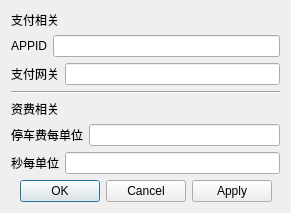
<?xml version="1.0" encoding="UTF-8"?>
<ui version="4.0">
 <class>settingDialog</class>
 <widget class="QDialog" name="settingDialog">
  <property name="geometry">
   <rect>
    <x>0</x>
    <y>0</y>
    <width>291</width>
    <height>206</height>
   </rect>
  </property>
  <property name="windowTitle">
   <string>Dialog</string>
  </property>
  <layout class="QVBoxLayout" name="verticalLayout">
   <item>
    <widget class="QLabel" name="label_3">
     <property name="text">
      <string>支付相关</string>
     </property>
    </widget>
   </item>
   <item>
    <layout class="QHBoxLayout" name="horizontalLayout_4">
     <item>
      <widget class="QLabel" name="label">
       <property name="text">
        <string>APPID</string>
       </property>
      </widget>
     </item>
     <item>
      <widget class="QLineEdit" name="leAppId"/>
     </item>
    </layout>
   </item>
   <item>
    <layout class="QHBoxLayout" name="horizontalLayout_3">
     <item>
      <widget class="QLabel" name="label_2">
       <property name="text">
        <string>支付网关</string>
       </property>
      </widget>
     </item>
     <item>
      <widget class="QLineEdit" name="leNetGate"/>
     </item>
    </layout>
   </item>
   <item>
    <widget class="Line" name="line">
     <property name="orientation">
      <enum>Qt::Orientation::Horizontal</enum>
     </property>
    </widget>
   </item>
   <item>
    <widget class="QLabel" name="label_6">
     <property name="text">
      <string>资费相关</string>
     </property>
    </widget>
   </item>
   <item>
    <layout class="QHBoxLayout" name="horizontalLayout_2">
     <item>
      <widget class="QLabel" name="label_5">
       <property name="text">
        <string>停车费每单位</string>
       </property>
      </widget>
     </item>
     <item>
      <widget class="QLineEdit" name="leFeePerUnit"/>
     </item>
    </layout>
   </item>
   <item>
    <layout class="QHBoxLayout" name="horizontalLayout">
     <item>
      <widget class="QLabel" name="label_4">
       <property name="text">
        <string>秒每单位</string>
       </property>
      </widget>
     </item>
     <item>
      <widget class="QLineEdit" name="leSecPerUnit"/>
     </item>
    </layout>
   </item>
   <item>
    <widget class="QDialogButtonBox" name="buttonBox">
     <property name="orientation">
      <enum>Qt::Orientation::Horizontal</enum>
     </property>
     <property name="standardButtons">
      <set>QDialogButtonBox::StandardButton::Apply|QDialogButtonBox::StandardButton::Cancel|QDialogButtonBox::StandardButton::Ok</set>
     </property>
     <property name="centerButtons">
      <bool>true</bool>
     </property>
    </widget>
   </item>
  </layout>
 </widget>
 <resources/>
 <connections>
  <connection>
   <sender>buttonBox</sender>
   <signal>accepted()</signal>
   <receiver>settingDialog</receiver>
   <slot>accept()</slot>
   <hints>
    <hint type="sourcelabel">
     <x>248</x>
     <y>254</y>
    </hint>
    <hint type="destinationlabel">
     <x>157</x>
     <y>274</y>
    </hint>
   </hints>
  </connection>
  <connection>
   <sender>buttonBox</sender>
   <signal>rejected()</signal>
   <receiver>settingDialog</receiver>
   <slot>reject()</slot>
   <hints>
    <hint type="sourcelabel">
     <x>316</x>
     <y>260</y>
    </hint>
    <hint type="destinationlabel">
     <x>286</x>
     <y>274</y>
    </hint>
   </hints>
  </connection>
 </connections>
</ui>
